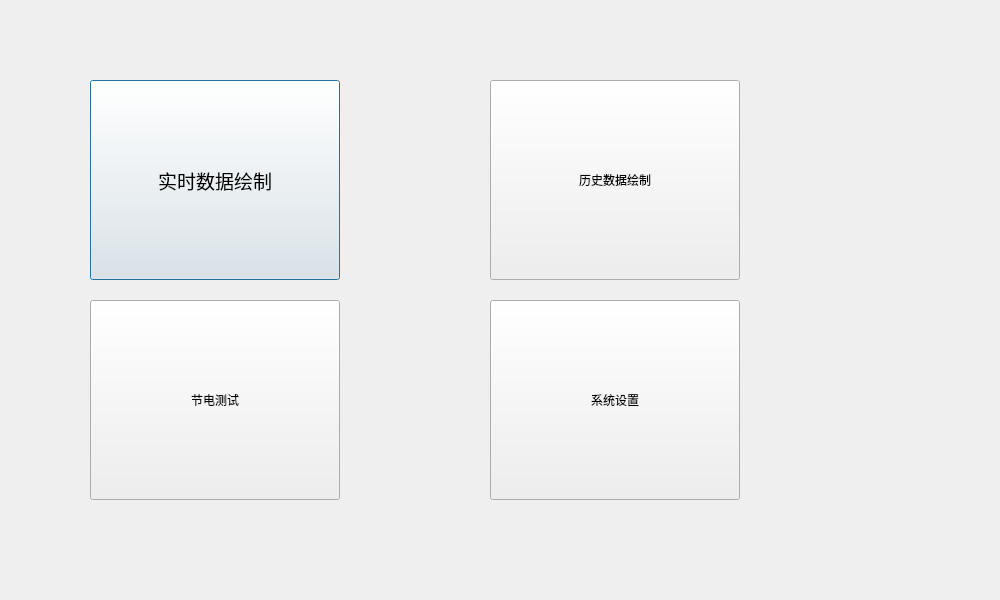
<?xml version="1.0" encoding="UTF-8"?>
<ui version="4.0">
 <class>MainWindow</class>
 <widget class="QDialog" name="MainWindow">
  <property name="geometry">
   <rect>
    <x>0</x>
    <y>0</y>
    <width>1000</width>
    <height>600</height>
   </rect>
  </property>
  <property name="windowTitle">
   <string>节电系统</string>
  </property>
  <widget class="QPushButton" name="realtimeButton">
   <property name="geometry">
    <rect>
     <x>90</x>
     <y>80</y>
     <width>250</width>
     <height>200</height>
    </rect>
   </property>
   <property name="font">
    <font>
     <family>黑体</family>
     <pointsize>14</pointsize>
    </font>
   </property>
   <property name="autoFillBackground">
    <bool>false</bool>
   </property>
   <property name="styleSheet">
    <string notr="true"/>
   </property>
   <property name="text">
    <string>实时数据绘制</string>
   </property>
   <property name="icon">
    <iconset resource="icon.qrc">
     <normaloff>:/icon/realtime.ico</normaloff>:/icon/realtime.ico</iconset>
   </property>
   <property name="iconSize">
    <size>
     <width>128</width>
     <height>128</height>
    </size>
   </property>
   <property name="flat">
    <bool>false</bool>
   </property>
  </widget>
  <widget class="QPushButton" name="historyButton">
   <property name="geometry">
    <rect>
     <x>490</x>
     <y>80</y>
     <width>250</width>
     <height>200</height>
    </rect>
   </property>
   <property name="text">
    <string>历史数据绘制</string>
   </property>
   <property name="icon">
    <iconset resource="icon.qrc">
     <normaloff>:/icon/history.ico</normaloff>:/icon/history.ico</iconset>
   </property>
   <property name="iconSize">
    <size>
     <width>72</width>
     <height>72</height>
    </size>
   </property>
  </widget>
  <widget class="QPushButton" name="testButton">
   <property name="geometry">
    <rect>
     <x>90</x>
     <y>300</y>
     <width>250</width>
     <height>200</height>
    </rect>
   </property>
   <property name="text">
    <string>节电测试</string>
   </property>
   <property name="icon">
    <iconset resource="icon.qrc">
     <normaloff>:/icon/test.ico</normaloff>:/icon/test.ico</iconset>
   </property>
   <property name="iconSize">
    <size>
     <width>128</width>
     <height>128</height>
    </size>
   </property>
  </widget>
  <widget class="QPushButton" name="pushButton_4">
   <property name="geometry">
    <rect>
     <x>490</x>
     <y>300</y>
     <width>250</width>
     <height>200</height>
    </rect>
   </property>
   <property name="text">
    <string>系统设置</string>
   </property>
   <property name="icon">
    <iconset resource="icon.qrc">
     <normaloff>:/icon/config.ico</normaloff>:/icon/config.ico</iconset>
   </property>
   <property name="iconSize">
    <size>
     <width>72</width>
     <height>72</height>
    </size>
   </property>
   <property name="flat">
    <bool>false</bool>
   </property>
  </widget>
  <widget class="QPushButton" name="pushButton_5">
   <property name="geometry">
    <rect>
     <x>850</x>
     <y>480</y>
     <width>91</width>
     <height>71</height>
    </rect>
   </property>
   <property name="text">
    <string/>
   </property>
   <property name="icon">
    <iconset resource="icon.qrc">
     <normaloff>:/icon/exit.ico</normaloff>:/icon/exit.ico</iconset>
   </property>
   <property name="iconSize">
    <size>
     <width>48</width>
     <height>48</height>
    </size>
   </property>
   <property name="autoRepeat">
    <bool>false</bool>
   </property>
   <property name="autoExclusive">
    <bool>false</bool>
   </property>
   <property name="default">
    <bool>false</bool>
   </property>
   <property name="flat">
    <bool>true</bool>
   </property>
  </widget>
 </widget>
 <layoutdefault spacing="6" margin="11"/>
 <resources>
  <include location="icon.qrc"/>
 </resources>
 <connections/>
</ui>
